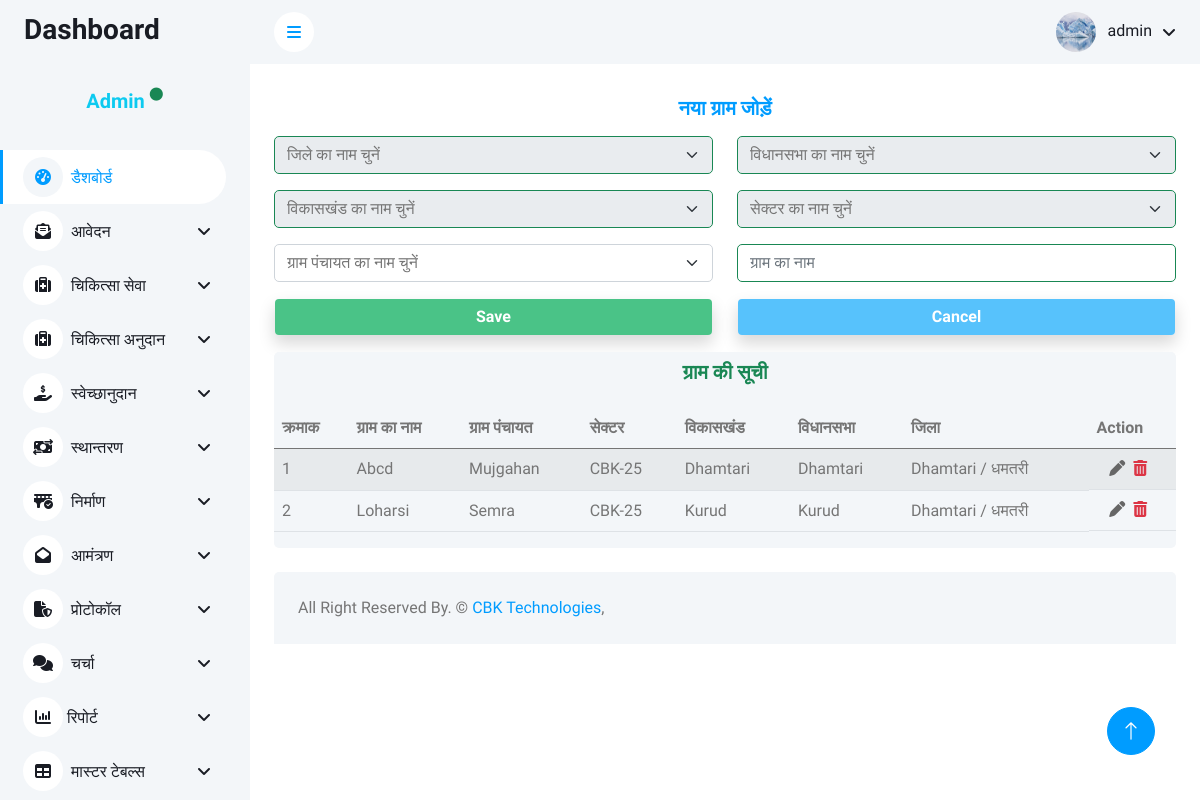
Page /admin/master/gram_master.php (signed in) on the earlier database version.
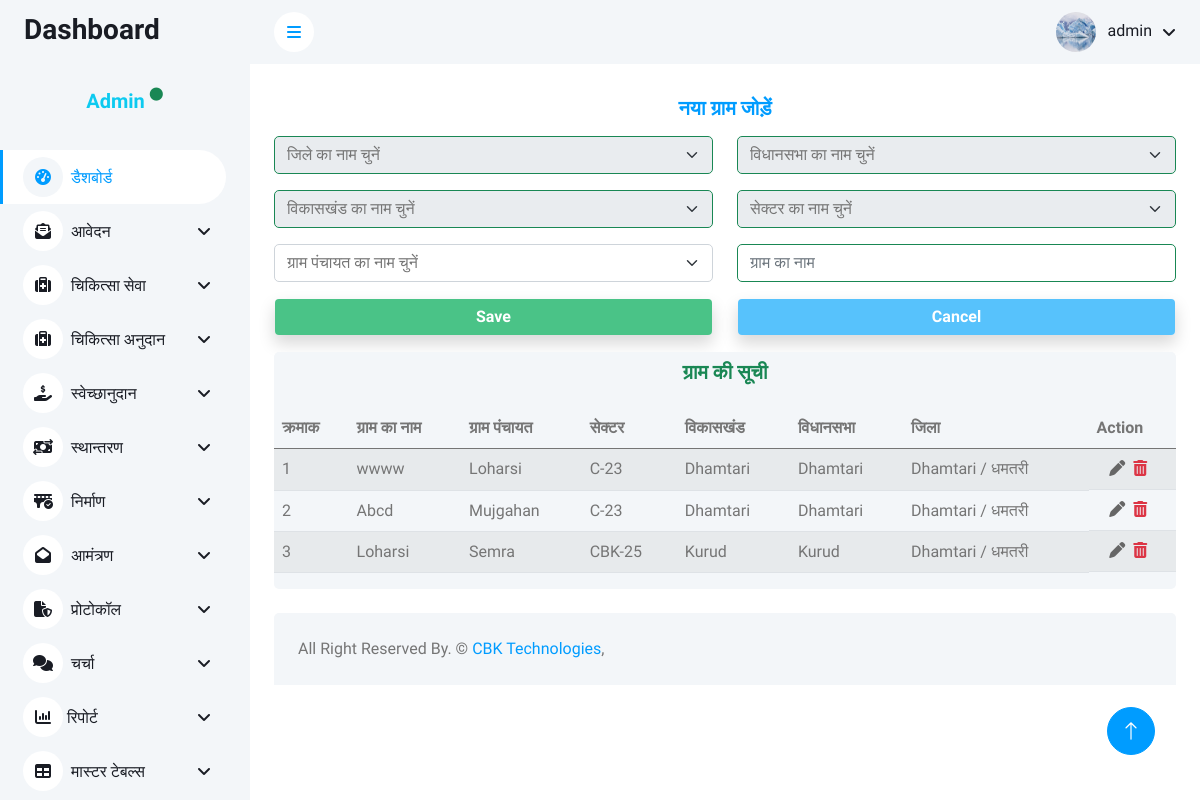
Same page on the later database version.
### tables this page shows
CREATE TABLE `gram_master` (
  `gram_id` int(11) NOT NULL,
  `gram_name` varchar(200) NOT NULL,
  `gram_panchayat_id` int(11) NOT NULL,
  `district_id` int(11) NOT NULL,
  `vidhansabha_id` int(11) NOT NULL,
  `vikaskhand_id` int(11) NOT NULL,
  `sector_id` int(11) NOT NULL,
  `area_id` int(11) NOT NULL
);

CREATE TABLE `gram_panchayat_master` (
  `gram_panchayat_id` int(11) NOT NULL,
  `gram_panchayat_name` varchar(200) NOT NULL,
  `vikaskhand_id` int(11) NOT NULL,
  `vidhansabha_id` int(11) NOT NULL,
  `district_id` int(11) NOT NULL,
  `sector_id` int(11) NOT NULL,
  `area_id` int(11) NOT NULL
);

CREATE TABLE `sector_master` (
  `sector_id` int(11) NOT NULL,
  `sector_name` varchar(200) NOT NULL,
  `district_id` int(11) NOT NULL,
  `vidhansabha_id` int(11) NOT NULL,
  `vikaskhand_id` int(11) NOT NULL,
  `area_id` int(11) NOT NULL
);

CREATE TABLE `vikaskhand_master` (
  `vikaskhand_id` int(11) NOT NULL,
  `vikaskhand_name` varchar(200) NOT NULL,
  `vidhansabha_id` int(11) NOT NULL,
  `district_id` int(11) NOT NULL,
  `area_id` int(11) NOT NULL
);

CREATE TABLE `vidhansabha_master` (
  `vidhansabha_id` int(11) NOT NULL,
  `vidhansabha_name` varchar(200) NOT NULL,
  `district_id` int(11) NOT NULL
);

CREATE TABLE `district_master` (
  `district_id` int(11) NOT NULL,
  `district_name` varchar(200) NOT NULL
);

### admin/master/gram_master.php (the view, shortened to what the changed rows need)
<?php include('../config/dbconnection.php') ?>
<?php
$tblname = "gram_master";
$tblkey = "gram_id";
?>
<?php include('../includes/header.php') ?>
<?php include('../includes/navbar.php') ?>
<div class="container-fluid pt-4 px-4">
    <div class="row">
        <div class="col-sm-12 col-lg-12">
            <div class="bg-light rounded" style="overflow-y: scroll;">
                <table class="table table-striped">
                    <thead class="head">
                        <tr>
                            <th scope="col">क्रमाक</th>
                            <th scope="col">ग्राम का नाम</th>
                            <th scope="col">ग्राम पंचायत</th>
                            <th scope="col">सेक्टर</th>
                            <th scope="col">विकासखंड</th>
                            <th scope="col">विधानसभा</th>
                            <th scope="col">जिला</th>
                            <th scope="col">Action</th>
                        </tr>
                    </thead>
                    <tbody>
                        <?php
                        $sql = "SELECT g.gram_id, g.gram_name, gp.gram_panchayat_name, v.vikaskhand_name, vs.vidhansabha_name, d.district_name, s.sector_name
        FROM gram_master g
        JOIN vikaskhand_master v ON g.vikaskhand_id = v.vikaskhand_id
        JOIN vidhansabha_master vs ON g.vidhansabha_id = vs.vidhansabha_id
        JOIN district_master d ON g.district_id = d.district_id
        JOIN sector_master s ON g.sector_id = s.sector_id
        JOIN gram_panchayat_master gp ON g.gram_panchayat_id = gp.gram_panchayat_id
        ORDER BY g.gram_id DESC";
                        $fetch = mysqli_query($conn, $sql);
                        $i = 1;
                        while ($row = mysqli_fetch_array($fetch)) {
                        ?>
                            <tr>
                                <td><?= $i++ ?></td>
                                <td><?= $row['gram_name'] ?></td>
                                <td><?= $row['gram_panchayat_name'] ?></td>
                                <td><?= $row['sector_name'] ?></td>
                                <td><?= $row['vikaskhand_name'] ?></td>
                                <td><?= $row['vidhansabha_name'] ?></td>
                                <td><?= $row['district_name'] ?></td>
                                <td class="d-flex justify-content-center flex-row action">
                                    <a href="?edit_id=<?= $row['gram_id'] ?>"><i class="fas fa-pen me-2" title="Edit"></i></a>
                                    <a class="text-danger " href="#" onclick="confirmDelete(<?= $row['gram_id']; ?>, '<?= $tblname; ?>' ,'<?= $tblkey ?>')"><i class="fas fa-trash-alt me-2" title="Delete"></i></a>
                                </td>
                            </tr>
                        <?php } ?>
                    </tbody>
                </table>
            </div>
        </div>
    </div>
</div>
<?php include('../includes/footer.php'); ?>

Differences in the rows shown:
now on this page (row edited): gram_master: gram_name "wwww", gram_panchayat.gram_panchayat_name "Loharsi", sector.sector_name "C-23", vikaskhand.vikaskhand_name "Dhamtari", vidhansabha.vidhansabha_name "Dhamtari", district.district_name "Dhamtari / धमतरी"
changed gram_master "Abcd": sector.sector_name "CBK-25" → "C-23"
